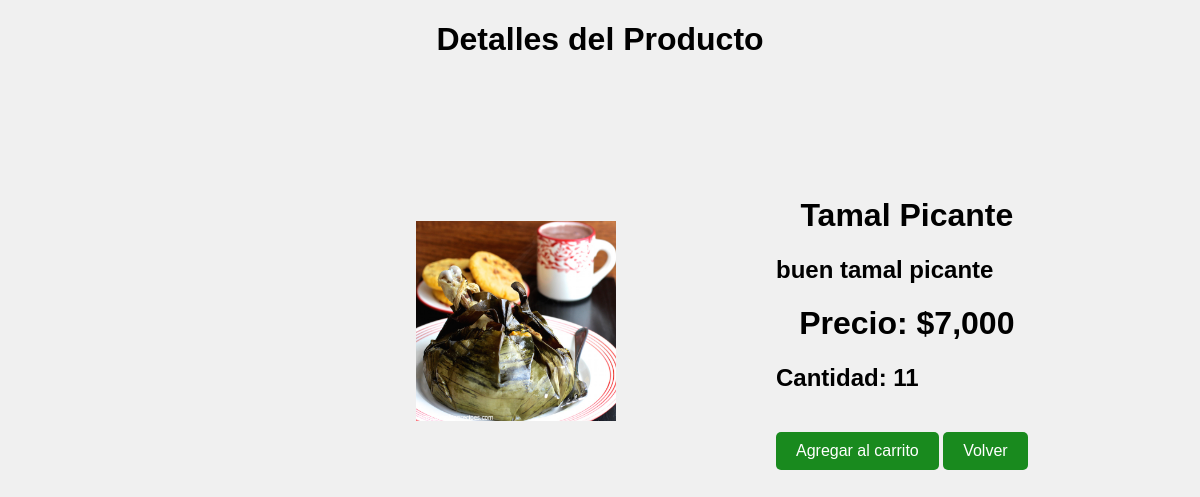
Screenshot of /producto/3/ with the database file from the repository.
### tamaleria/models.py (models this page shows, shortened)
class Producto(models.Model):
    nombre = models.CharField(max_length=100)
    descripcion = models.CharField(max_length=500)
    cantidad = models.PositiveIntegerField()
    precio = models.DecimalField(max_digits=10, decimal_places=3, validators=[MinValueValidator(0)])
    categoria = models.ForeignKey(Categoria, on_delete=models.CASCADE, null=True)
    imagen = models.ImageField()

### tamaleria/views.py (the view)
# urls.py: path('producto/<int:producto_id>/', views.detalle_producto, name='detalle_producto'),
def detalle_producto(request, producto_id):
    producto = get_object_or_404(Producto, pk=producto_id)
    return render(request, 'productos/detalle_producto.html', {'producto': producto})

### tamaleria/templates/productos/detalle_producto.html (shortened to what this page needs)
{% load static %}
<!DOCTYPE html>
<html>
<head>
</head>
<body>
        <h1>Detalles del Producto</h1>
        <div style="display: flex; align-items: center; text-align: start; margin-left: 20rem; padding: 1rem;">
            <div style="padding: 5rem;">
                {% if producto.imagen %}
                <img src="{{ producto.imagen.url }}" width="200px" height="200px">
                {% else %}
                <img src="{% static 'images/SinImagen.png' %}" alt="LogoImagen" width="90px" height="90px">
                {% endif %}
            </div>
            <div style="padding: 5rem;">
                <h1>{{ producto.nombre }}</h1>
                <h2>{{ producto.descripcion }}</h2>
                <h1>Precio: ${{ producto.precio }}</h1>
                <h2>Cantidad: {{ producto.cantidad }}</h2>
                <a href="{% url 'agregar_al_carrito' producto.id %}" class="btn">Agregar al carrito</a>
                <a class="Volver" href="{% url 'producto' %}">Volver</a>
            </div>
        </div>
</body>
</html>

### tamaleria/templates/productos/detalle_producto.html (style rules this page uses)
.btn { display: inline-block; padding: 10px 20px; margin-top: 20px; text-align: center; text-decoration: none; background-color: #198a1e; color: #fff; border-radius: 5px; }
body { font-family: Arial, sans-serif; margin: 0; padding: 0; background-color: #f0f0f0; }
h1 { text-align: center; }
h2 { margin-top: 10px; }
.Volver, .Modificar { display: inline-block; padding: 10px 20px; margin-top: 20px; text-align: center; text-decoration: none; background-color: #198a1e; color: #fff; border-radius: 5px; }
.Volver { margin-right: 10px; }

### rows the page displays
Producto: imagen (picture), nombre "Tamal Picante", descripcion "buen tamal picante", precio "7,000", cantidad "11"
